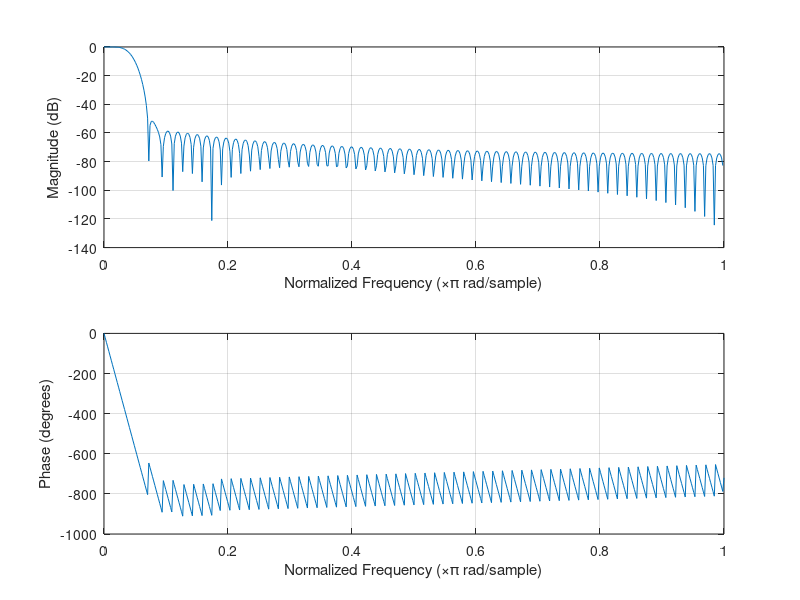

Reproduce this figure in MATLAB.
clc
clear
close all

Fs = 44100;
Fn = Fs/2;

Fc = 1000;

Wn = Fc/Fn

b = fir1(127, Wn, 'low');

freqz(b)

%filterDesigner